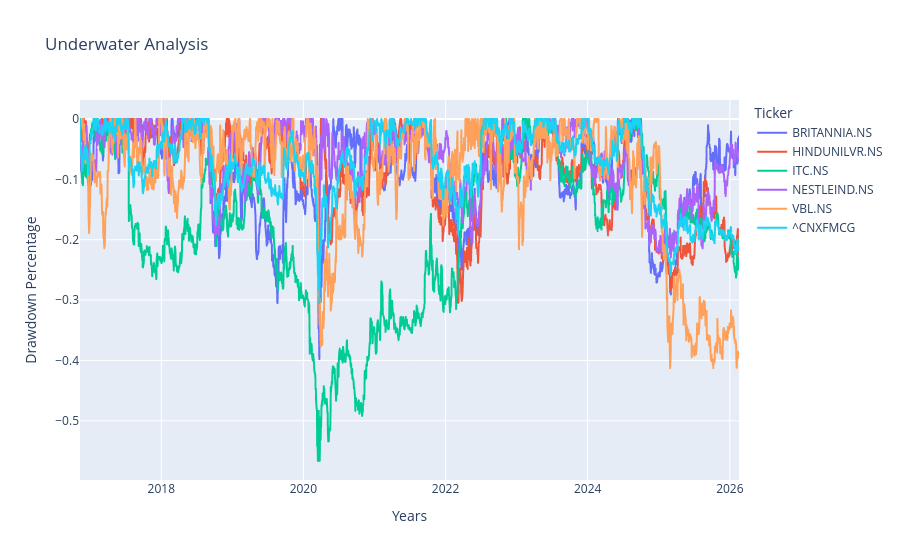

Here is the notebook cell this chart was saved with:
### Markdown cell above
# Drawdown Analysis

### Code cell
peak = daily_cum_returns.cummax()

drawdown = daily_cum_returns / peak - 1

drawdown.plot(title='Underwater Analysis',
              labels ={'value':'Drawdown Percentage', 'Date':'Years'})

### Figure 1 — Plotly figure (JSON) as saved in the notebook; plotly's stock layout.template omitted (floating-point values rounded to 4 significant figures; data arrays with more than 128 entries replaced by an {"elided": "..."} marker saying what was removed)
{"data": [{"hovertemplate": "Ticker=BRITANNIA.NS<br>Years=%{x}<br>Drawdown Percentage=%{y}<extra></extra>", "legendgroup": "BRITANNIA.NS", "line": {"color": "#636efa", "dash": "solid"}, "marker": {"symbol": "circle"}, "mode": "lines", "name": "BRITANNIA.NS", "showlegend": true, "type": "scattergl", "x": {"elided": "2254 str values"}, "xaxis": "x", "y": {"elided": "2254 float values"}, "yaxis": "y"}, {"hovertemplate": "Ticker=HINDUNILVR.NS<br>Years=%{x}<br>Drawdown Percentage=%{y}<extra></extra>", "legendgroup": "HINDUNILVR.NS", "line": {"color": "#EF553B", "dash": "solid"}, "marker": {"symbol": "circle"}, "mode": "lines", "name": "HINDUNILVR.NS", "showlegend": true, "type": "scattergl", "x": {"elided": "2254 str values"}, "xaxis": "x", "y": {"elided": "2254 float values"}, "yaxis": "y"}, {"hovertemplate": "Ticker=ITC.NS<br>Years=%{x}<br>Drawdown Percentage=%{y}<extra></extra>", "legendgroup": "ITC.NS", "line": {"color": "#00cc96", "dash": "solid"}, "marker": {"symbol": "circle"}, "mode": "lines", "name": "ITC.NS", "showlegend": true, "type": "scattergl", "x": {"elided": "2254 str values"}, "xaxis": "x", "y": {"elided": "2254 float values"}, "yaxis": "y"}, {"hovertemplate": "Ticker=NESTLEIND.NS<br>Years=%{x}<br>Drawdown Percentage=%{y}<extra></extra>", "legendgroup": "NESTLEIND.NS", "line": {"color": "#ab63fa", "dash": "solid"}, "marker": {"symbol": "circle"}, "mode": "lines", "name": "NESTLEIND.NS", "showlegend": true, "type": "scattergl", "x": {"elided": "2254 str values"}, "xaxis": "x", "y": {"elided": "2254 float values"}, "yaxis": "y"}, {"hovertemplate": "Ticker=VBL.NS<br>Years=%{x}<br>Drawdown Percentage=%{y}<extra></extra>", "legendgroup": "VBL.NS", "line": {"color": "#FFA15A", "dash": "solid"}, "marker": {"symbol": "circle"}, "mode": "lines", "name": "VBL.NS", "showlegend": true, "type": "scattergl", "x": {"elided": "2254 str values"}, "xaxis": "x", "y": {"elided": "2254 float values"}, "yaxis": "y"}, {"hovertemplate": "Ticker=^CNXFMCG<br>Years=%{x}<br>Drawdown Percentage=%{y}<extra></extra>", "legendgroup": "^CNXFMCG", "line": {"color": "#19d3f3", "dash": "solid"}, "marker": {"symbol": "circle"}, "mode": "lines", "name": "^CNXFMCG", "showlegend": true, "type": "scattergl", "x": {"elided": "2254 str values"}, "xaxis": "x", "y": {"elided": "2254 float values"}, "yaxis": "y"}], "layout": {"autosize": true, "legend": {"title": {"text": "Ticker"}, "tracegroupgap": 0}, "title": {"text": "Underwater Analysis"}, "xaxis": {"anchor": "y", "autorange": true, "domain": [0, 1], "range": ["2016-11-09", "2026-02-17"], "title": {"text": "Years"}, "type": "date"}, "yaxis": {"anchor": "x", "autorange": true, "domain": [0, 1], "range": [-0.598, 0.03147], "title": {"text": "Drawdown Percentage"}, "type": "linear"}}}
